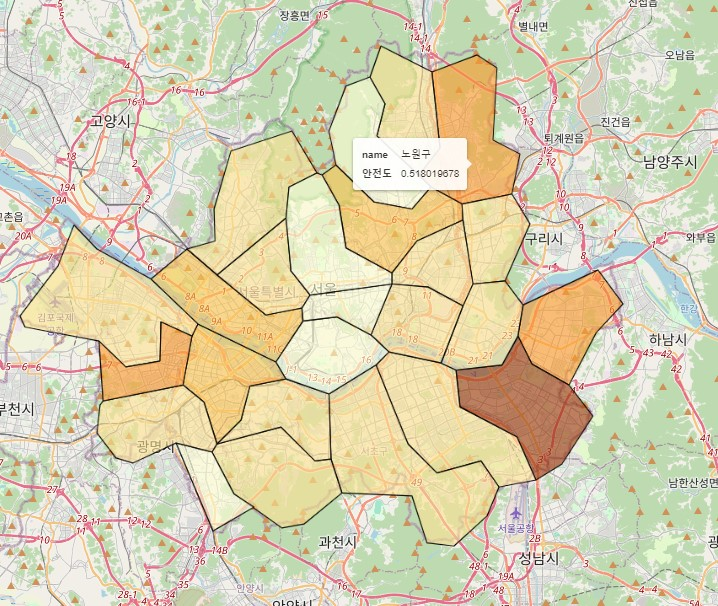

Write the Python code that produced this figure.
import pandas as pd
import geopandas as gpd
import folium
from folium import Choropleth

# 데이터 로딩
data = pd.read_csv('nor_24.csv', encoding='EUC-KR')

# GeoJSON 파일 로딩
geo_data = gpd.read_file('skorea_municipalities_geo_simple24.json')

# 데이터 병합
merged = geo_data.set_index('id').join(data.set_index('구'))

# Folium 지도 생성
m = folium.Map(location=[37.5665, 126.9780], zoom_start=10)

# Choropleth 레이어 생성
choropleth = Choropleth(
    geo_data=merged.__geo_interface__,
    data=data,
    columns=['구', '안전도'],
    key_on="feature.properties.name",
    fill_color='YlOrBr',
    legend_name='Safety Index'
).add_to(m)

# 각 구역에 이름과 안전도를 표시하는 툴팁 추가
folium.GeoJsonTooltip(fields=['name', '안전도']).add_to(choropleth.geojson)

# 지도 출력
m
